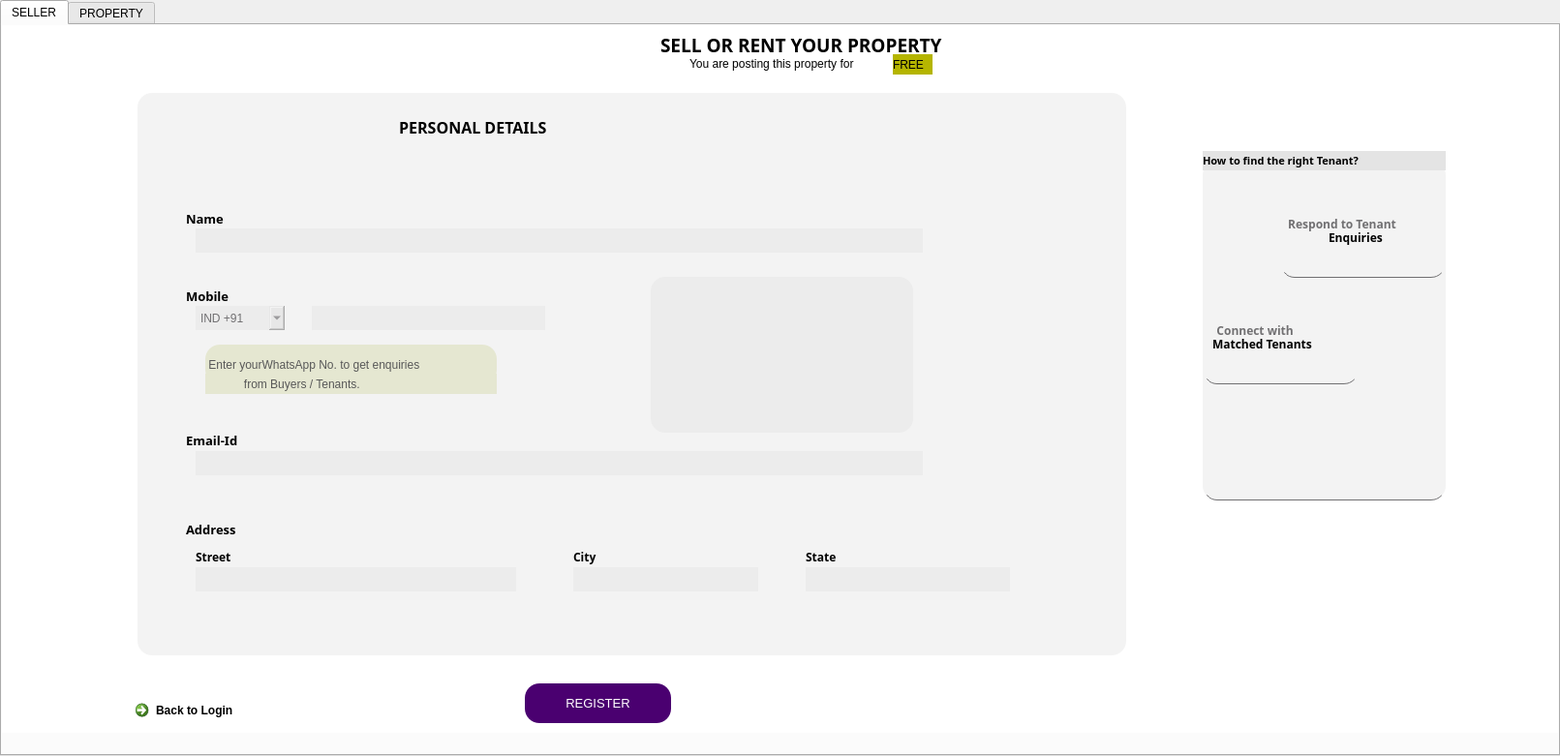
<?xml version="1.0" encoding="UTF-8"?>
<ui version="4.0">
 <class>TabWidget</class>
 <widget class="QTabWidget" name="TabWidget">
  <property name="geometry">
   <rect>
    <x>0</x>
    <y>0</y>
    <width>1611</width>
    <height>781</height>
   </rect>
  </property>
  <property name="windowTitle">
   <string>TabWidget</string>
  </property>
  <property name="tabShape">
   <enum>QTabWidget::Rounded</enum>
  </property>
  <property name="currentIndex">
   <number>0</number>
  </property>
  <widget class="QWidget" name="SELLER">
   <attribute name="title">
    <string>SELLER</string>
   </attribute>
   <widget class="QLabel" name="label">
    <property name="geometry">
     <rect>
      <x>0</x>
      <y>0</y>
      <width>1671</width>
      <height>731</height>
     </rect>
    </property>
    <property name="styleSheet">
     <string notr="true">background:#fff;</string>
    </property>
    <property name="text">
     <string/>
    </property>
   </widget>
   <widget class="QLabel" name="label_2">
    <property name="geometry">
     <rect>
      <x>370</x>
      <y>140</y>
      <width>191</width>
      <height>161</height>
     </rect>
    </property>
    <property name="styleSheet">
     <string notr="true">background:url(:/form/Downloads/WhatsApp Image 2023-04-03 at 12.59.14.jpeg)</string>
    </property>
    <property name="text">
     <string/>
    </property>
    <property name="pixmap">
     <pixmap>:/form/Downloads/WhatsApp Image 2023-04-03 at 12.59.14.jpeg</pixmap>
    </property>
    <property name="scaledContents">
     <bool>true</bool>
    </property>
   </widget>
   <widget class="QLabel" name="label_4">
    <property name="geometry">
     <rect>
      <x>1240</x>
      <y>140</y>
      <width>251</width>
      <height>351</height>
     </rect>
    </property>
    <property name="styleSheet">
     <string notr="true">QLabel{

background:rgb(225, 225, 225,100);
border:none;
color:#717072;
border-bottom:1px solid #717072;
border-radius:15%;
}</string>
    </property>
    <property name="text">
     <string/>
    </property>
   </widget>
   <widget class="QLineEdit" name="lineEdit">
    <property name="geometry">
     <rect>
      <x>1320</x>
      <y>150</y>
      <width>171</width>
      <height>111</height>
     </rect>
    </property>
    <property name="font">
     <font>
      <family>Myanmar Text</family>
      <pointsize>9</pointsize>
      <weight>75</weight>
      <bold>true</bold>
     </font>
    </property>
    <property name="styleSheet">
     <string notr="true">QLineEdit
{
background:transparent;
border:none;
color:#717072;
border-bottom:1px solid #717072;
border-radius:15%;
}</string>
    </property>
    <property name="text">
     <string>  Respond to Tenant</string>
    </property>
   </widget>
   <widget class="QLineEdit" name="lineEdit_2">
    <property name="geometry">
     <rect>
      <x>1240</x>
      <y>260</y>
      <width>161</width>
      <height>111</height>
     </rect>
    </property>
    <property name="font">
     <font>
      <family>Myanmar Text</family>
      <pointsize>9</pointsize>
      <weight>75</weight>
      <bold>true</bold>
     </font>
    </property>
    <property name="styleSheet">
     <string notr="true">QLineEdit
{
background:transparent;
border:none;
color:#717072;
border-bottom:1px solid #717072;
border-radius:15%;
}</string>
    </property>
    <property name="text">
     <string>    Connect with </string>
    </property>
   </widget>
   <widget class="QLabel" name="label_5">
    <property name="geometry">
     <rect>
      <x>680</x>
      <y>0</y>
      <width>491</width>
      <height>41</height>
     </rect>
    </property>
    <property name="font">
     <font>
      <family>Myanmar Text</family>
      <pointsize>14</pointsize>
      <weight>75</weight>
      <bold>true</bold>
     </font>
    </property>
    <property name="text">
     <string>SELL OR RENT YOUR PROPERTY</string>
    </property>
   </widget>
   <widget class="QLabel" name="label_6">
    <property name="geometry">
     <rect>
      <x>710</x>
      <y>30</y>
      <width>321</width>
      <height>19</height>
     </rect>
    </property>
    <property name="text">
     <string>You are posting this property for </string>
    </property>
   </widget>
   <widget class="QLabel" name="label_7">
    <property name="geometry">
     <rect>
      <x>920</x>
      <y>30</y>
      <width>41</width>
      <height>21</height>
     </rect>
    </property>
    <property name="styleSheet">
     <string notr="true">QLabel{
background:rgb(181, 181, 0);
border-radius:15%;
}</string>
    </property>
    <property name="text">
     <string>FREE</string>
    </property>
   </widget>
   <widget class="QLabel" name="label_11">
    <property name="geometry">
     <rect>
      <x>210</x>
      <y>330</y>
      <width>301</width>
      <height>41</height>
     </rect>
    </property>
    <property name="styleSheet">
     <string notr="true">QLabel{
background:rgb(232, 235, 199);
border-radius:15%;
}</string>
    </property>
    <property name="text">
     <string> Enter yourWhatsApp No. to get enquiries</string>
    </property>
   </widget>
   <widget class="QLabel" name="label_12">
    <property name="geometry">
     <rect>
      <x>210</x>
      <y>360</y>
      <width>301</width>
      <height>21</height>
     </rect>
    </property>
    <property name="styleSheet">
     <string notr="true">QLabel{
background:rgb(232, 235, 199)
}</string>
    </property>
    <property name="text">
     <string>            from Buyers / Tenants.</string>
    </property>
   </widget>
   <widget class="QPushButton" name="pushButton">
    <property name="geometry">
     <rect>
      <x>540</x>
      <y>680</y>
      <width>151</width>
      <height>41</height>
     </rect>
    </property>
    <property name="font">
     <font>
      <pointsize>10</pointsize>
      <weight>50</weight>
      <bold>false</bold>
     </font>
    </property>
    <property name="styleSheet">
     <string notr="true">QPushButton{
background:rgb(74, 0, 112);
border-radius:15%;
color:#fff;
}
QPushButton:hover{
background:rgb(156, 78, 234);
border-radius:15%;
}
</string>
    </property>
    <property name="text">
     <string>REGISTER</string>
    </property>
   </widget>
   <widget class="QCommandLinkButton" name="commandLinkButton">
    <property name="geometry">
     <rect>
      <x>130</x>
      <y>690</y>
      <width>161</width>
      <height>41</height>
     </rect>
    </property>
    <property name="styleSheet">
     <string notr="true">QCommandLineButton{
font-size:15px;
text-color:rgb(75, 150, 225);
}</string>
    </property>
    <property name="text">
     <string>Back to Login</string>
    </property>
   </widget>
   <widget class="QLabel" name="label_16">
    <property name="geometry">
     <rect>
      <x>1250</x>
      <y>170</y>
      <width>61</width>
      <height>81</height>
     </rect>
    </property>
    <property name="styleSheet">
     <string notr="true">background:url(:/Downloads/customer-service.png)</string>
    </property>
    <property name="text">
     <string/>
    </property>
    <property name="pixmap">
     <pixmap>:/Downloads/customer-service.png</pixmap>
    </property>
    <property name="scaledContents">
     <bool>true</bool>
    </property>
   </widget>
   <widget class="QLabel" name="label_17">
    <property name="geometry">
     <rect>
      <x>1420</x>
      <y>270</y>
      <width>61</width>
      <height>81</height>
     </rect>
    </property>
    <property name="styleSheet">
     <string notr="true">background:url(:/Downloads/profile.png)</string>
    </property>
    <property name="text">
     <string/>
    </property>
    <property name="pixmap">
     <pixmap>:/Downloads/profile.png</pixmap>
    </property>
    <property name="scaledContents">
     <bool>true</bool>
    </property>
   </widget>
   <widget class="QLabel" name="label_18">
    <property name="geometry">
     <rect>
      <x>1240</x>
      <y>130</y>
      <width>251</width>
      <height>20</height>
     </rect>
    </property>
    <property name="font">
     <font>
      <family>Myanmar Text</family>
      <pointsize>8</pointsize>
      <weight>75</weight>
      <bold>true</bold>
     </font>
    </property>
    <property name="styleSheet">
     <string notr="true">background:rgb(228, 228, 228);</string>
    </property>
    <property name="text">
     <string>How to find the right Tenant?</string>
    </property>
   </widget>
   <widget class="QLabel" name="label_19">
    <property name="geometry">
     <rect>
      <x>1310</x>
      <y>410</y>
      <width>61</width>
      <height>51</height>
     </rect>
    </property>
    <property name="styleSheet">
     <string notr="true">background:url(:/newPrefix/Downloads/signboard.png)</string>
    </property>
    <property name="text">
     <string/>
    </property>
    <property name="pixmap">
     <pixmap>:/newPrefix/Downloads/signboard.png</pixmap>
    </property>
    <property name="scaledContents">
     <bool>true</bool>
    </property>
   </widget>
   <widget class="QLabel" name="label_20">
    <property name="geometry">
     <rect>
      <x>1370</x>
      <y>400</y>
      <width>71</width>
      <height>71</height>
     </rect>
    </property>
    <property name="styleSheet">
     <string notr="true">background:url(:/form/Downloads/present.png)</string>
    </property>
    <property name="text">
     <string/>
    </property>
    <property name="pixmap">
     <pixmap>:/form/Downloads/present.png</pixmap>
    </property>
    <property name="scaledContents">
     <bool>true</bool>
    </property>
   </widget>
   <widget class="QLabel" name="label_21">
    <property name="geometry">
     <rect>
      <x>1370</x>
      <y>210</y>
      <width>81</width>
      <height>19</height>
     </rect>
    </property>
    <property name="font">
     <font>
      <family>Myanmar Text</family>
      <pointsize>9</pointsize>
      <weight>75</weight>
      <bold>true</bold>
     </font>
    </property>
    <property name="text">
     <string>Enquiries</string>
    </property>
   </widget>
   <widget class="QLabel" name="label_22">
    <property name="geometry">
     <rect>
      <x>1250</x>
      <y>320</y>
      <width>141</width>
      <height>19</height>
     </rect>
    </property>
    <property name="font">
     <font>
      <family>Myanmar Text</family>
      <weight>75</weight>
      <bold>true</bold>
     </font>
    </property>
    <property name="text">
     <string>Matched Tenants</string>
    </property>
   </widget>
   <widget class="QLabel" name="label_38">
    <property name="geometry">
     <rect>
      <x>140</x>
      <y>70</y>
      <width>1021</width>
      <height>581</height>
     </rect>
    </property>
    <property name="font">
     <font>
      <family>Myanmar Text</family>
      <pointsize>10</pointsize>
      <weight>75</weight>
      <bold>true</bold>
     </font>
    </property>
    <property name="styleSheet">
     <string notr="true">QLabel
{
background:rgb(225, 225, 225,100);
border:none;
color:#717072;

border-radius:15%;
}</string>
    </property>
    <property name="text">
     <string/>
    </property>
   </widget>
   <widget class="QLabel" name="label_41">
    <property name="geometry">
     <rect>
      <x>190</x>
      <y>190</y>
      <width>68</width>
      <height>19</height>
     </rect>
    </property>
    <property name="font">
     <font>
      <family>Myanmar Text</family>
      <pointsize>10</pointsize>
      <weight>75</weight>
      <bold>true</bold>
     </font>
    </property>
    <property name="text">
     <string>Name</string>
    </property>
   </widget>
   <widget class="QLineEdit" name="lineEdit_5">
    <property name="geometry">
     <rect>
      <x>200</x>
      <y>210</y>
      <width>751</width>
      <height>25</height>
     </rect>
    </property>
    <property name="styleSheet">
     <string notr="true">QLineEdit
{
background:rgb(225, 225, 225,100);
border:none;
color:#717072;

border-radius:15%;
}</string>
    </property>
   </widget>
   <widget class="QLabel" name="label_10">
    <property name="geometry">
     <rect>
      <x>190</x>
      <y>270</y>
      <width>68</width>
      <height>19</height>
     </rect>
    </property>
    <property name="font">
     <font>
      <family>Myanmar Text</family>
      <pointsize>10</pointsize>
      <weight>75</weight>
      <bold>true</bold>
     </font>
    </property>
    <property name="text">
     <string>Mobile</string>
    </property>
   </widget>
   <widget class="QComboBox" name="comboBox">
    <property name="geometry">
     <rect>
      <x>200</x>
      <y>290</y>
      <width>92</width>
      <height>25</height>
     </rect>
    </property>
    <property name="styleSheet">
     <string notr="true">QComboBox
{
background:rgb(225, 225, 225,100);
border:none;
color:#717072;

border-radius:15%;
}</string>
    </property>
    <item>
     <property name="text">
      <string>IND +91</string>
     </property>
    </item>
   </widget>
   <widget class="QLineEdit" name="lineEdit_6">
    <property name="geometry">
     <rect>
      <x>320</x>
      <y>290</y>
      <width>241</width>
      <height>25</height>
     </rect>
    </property>
    <property name="styleSheet">
     <string notr="true">QLineEdit
{
background:rgb(225, 225, 225,100);
border:none;
color:#717072;

border-radius:15%;
}</string>
    </property>
   </widget>
   <widget class="QLabel" name="label_13">
    <property name="geometry">
     <rect>
      <x>190</x>
      <y>418</y>
      <width>91</width>
      <height>21</height>
     </rect>
    </property>
    <property name="font">
     <font>
      <family>Myanmar Text</family>
      <pointsize>10</pointsize>
      <weight>75</weight>
      <bold>true</bold>
     </font>
    </property>
    <property name="text">
     <string>Email-Id</string>
    </property>
   </widget>
   <widget class="QLineEdit" name="lineEdit_14">
    <property name="geometry">
     <rect>
      <x>200</x>
      <y>440</y>
      <width>751</width>
      <height>25</height>
     </rect>
    </property>
    <property name="styleSheet">
     <string notr="true">QLineEdit
{
background:rgb(225, 225, 225,100);
border:none;
color:#717072;

border-radius:15%;
}</string>
    </property>
   </widget>
   <widget class="QLabel" name="label_14">
    <property name="geometry">
     <rect>
      <x>190</x>
      <y>510</y>
      <width>81</width>
      <height>21</height>
     </rect>
    </property>
    <property name="font">
     <font>
      <family>Myanmar Text</family>
      <pointsize>10</pointsize>
      <weight>75</weight>
      <bold>true</bold>
     </font>
    </property>
    <property name="text">
     <string>Address</string>
    </property>
   </widget>
   <widget class="QLineEdit" name="lineEdit_15">
    <property name="geometry">
     <rect>
      <x>200</x>
      <y>560</y>
      <width>331</width>
      <height>25</height>
     </rect>
    </property>
    <property name="styleSheet">
     <string notr="true">QLineEdit
{
background:rgb(225, 225, 225,100);
border:none;
color:#717072;

border-radius:15%;
}</string>
    </property>
   </widget>
   <widget class="QLabel" name="label_42">
    <property name="geometry">
     <rect>
      <x>200</x>
      <y>540</y>
      <width>68</width>
      <height>19</height>
     </rect>
    </property>
    <property name="font">
     <font>
      <family>Myanmar Text</family>
      <pointsize>9</pointsize>
      <weight>75</weight>
      <bold>true</bold>
     </font>
    </property>
    <property name="text">
     <string>Street</string>
    </property>
   </widget>
   <widget class="QLabel" name="label_43">
    <property name="geometry">
     <rect>
      <x>590</x>
      <y>540</y>
      <width>68</width>
      <height>19</height>
     </rect>
    </property>
    <property name="font">
     <font>
      <family>Myanmar Text</family>
      <pointsize>9</pointsize>
      <weight>75</weight>
      <bold>true</bold>
     </font>
    </property>
    <property name="text">
     <string>City</string>
    </property>
   </widget>
   <widget class="QLineEdit" name="lineEdit_16">
    <property name="geometry">
     <rect>
      <x>590</x>
      <y>560</y>
      <width>191</width>
      <height>25</height>
     </rect>
    </property>
    <property name="styleSheet">
     <string notr="true">QLineEdit
{
background:rgb(225, 225, 225,100);
border:none;
color:#717072;

border-radius:15%;
}</string>
    </property>
   </widget>
   <widget class="QLabel" name="label_44">
    <property name="geometry">
     <rect>
      <x>830</x>
      <y>540</y>
      <width>68</width>
      <height>19</height>
     </rect>
    </property>
    <property name="font">
     <font>
      <family>Myanmar Text</family>
      <pointsize>9</pointsize>
      <weight>75</weight>
      <bold>true</bold>
     </font>
    </property>
    <property name="text">
     <string>State</string>
    </property>
   </widget>
   <widget class="QLineEdit" name="lineEdit_17">
    <property name="geometry">
     <rect>
      <x>830</x>
      <y>560</y>
      <width>211</width>
      <height>25</height>
     </rect>
    </property>
    <property name="styleSheet">
     <string notr="true">QLineEdit
{
background:rgb(225, 225, 225,100);
border:none;
color:#717072;

border-radius:15%;
}</string>
    </property>
   </widget>
   <widget class="QLabel" name="label_8">
    <property name="geometry">
     <rect>
      <x>140</x>
      <y>90</y>
      <width>1021</width>
      <height>31</height>
     </rect>
    </property>
    <property name="font">
     <font>
      <family>Myanmar Text</family>
      <pointsize>12</pointsize>
      <weight>75</weight>
      <bold>true</bold>
     </font>
    </property>
    <property name="text">
     <string>                                                                 PERSONAL DETAILS</string>
    </property>
   </widget>
   <widget class="QLabel" name="label_15">
    <property name="geometry">
     <rect>
      <x>670</x>
      <y>260</y>
      <width>271</width>
      <height>161</height>
     </rect>
    </property>
    <property name="styleSheet">
     <string notr="true">QLabel
{
background:rgb(225, 225, 225,100);


border-radius:15%;
}</string>
    </property>
    <property name="text">
     <string/>
    </property>
    <property name="pixmap">
     <pixmap>:/form/Downloads/WhatsApp Image 2023-04-03 at 12.59.14.jpeg</pixmap>
    </property>
    <property name="scaledContents">
     <bool>true</bool>
    </property>
   </widget>
  </widget>
  <widget class="QWidget" name="PROPERTY">
   <attribute name="title">
    <string>PROPERTY</string>
   </attribute>
   <widget class="QLabel" name="label_24">
    <property name="geometry">
     <rect>
      <x>-10</x>
      <y>-10</y>
      <width>1641</width>
      <height>751</height>
     </rect>
    </property>
    <property name="font">
     <font>
      <pointsize>9</pointsize>
      <weight>75</weight>
      <bold>true</bold>
     </font>
    </property>
    <property name="styleSheet">
     <string notr="true">background:url(:/newPrefix/Downloads/WhatsApp Image 2023-04-03 at 12.52.18.jpeg)</string>
    </property>
    <property name="text">
     <string/>
    </property>
    <property name="pixmap">
     <pixmap>:/newPrefix/Downloads/WhatsApp Image 2023-04-03 at 12.52.18.jpeg</pixmap>
    </property>
    <property name="scaledContents">
     <bool>true</bool>
    </property>
   </widget>
   <widget class="QLabel" name="label_25">
    <property name="geometry">
     <rect>
      <x>1220</x>
      <y>100</y>
      <width>381</width>
      <height>91</height>
     </rect>
    </property>
    <property name="styleSheet">
     <string notr="true">QLabel
{
background:rgb(225, 225, 225,100);
border:none;
color:#717072;
border-bottom:1px solid #717072;
border-radius:15%;
}</string>
    </property>
    <property name="text">
     <string>            100% complete listing gets you more leads</string>
    </property>
   </widget>
   <widget class="QLabel" name="label_26">
    <property name="geometry">
     <rect>
      <x>1220</x>
      <y>120</y>
      <width>61</width>
      <height>61</height>
     </rect>
    </property>
    <property name="styleSheet">
     <string notr="true">background:url(:/house/Downloads/icons8-list-64.png)</string>
    </property>
    <property name="text">
     <string/>
    </property>
   </widget>
   <widget class="QLineEdit" name="lineEdit_7">
    <property name="geometry">
     <rect>
      <x>1220</x>
      <y>100</y>
      <width>381</width>
      <height>25</height>
     </rect>
    </property>
    <property name="styleSheet">
     <string notr="true">QLineEdit
{
background:rgb(225, 225, 225,100);
border:none;

text-color:black;

border-radius:15%;
}</string>
    </property>
    <property name="text">
     <string>Listing Completeness</string>
    </property>
   </widget>
   <widget class="QLabel" name="label_27">
    <property name="geometry">
     <rect>
      <x>50</x>
      <y>50</y>
      <width>1131</width>
      <height>591</height>
     </rect>
    </property>
    <property name="font">
     <font>
      <family>Myanmar Text</family>
      <pointsize>9</pointsize>
      <weight>75</weight>
      <bold>true</bold>
     </font>
    </property>
    <property name="styleSheet">
     <string notr="true">QPushButton
{
background:rgb(225, 225, 225,100);
border:none;
color:#717072;
border-bottom:1px solid #717072;
border-radius:15%;
}
QPushButton:hover
{   
  background-color: qlineargradient(spread:pad, x1:0, y1:0.505682, x2:1, y2:0.477, stop:0 rgba(40, 67, 98, 219), stop:1 rgba(105, 118, 132, 226));
}
QPushButton:pressed
{  padding-left:5px;
  padding-top:5px;
  background-color:rgba(105, 118, 132, 200);
}
QLabel
{
background:rgb(225, 225, 225,100);
border:none;
color:#717072;
border-radius:15%;
}</string>
    </property>
    <property name="text">
     <string/>
    </property>
   </widget>
   <widget class="QLineEdit" name="lineEdit_8">
    <property name="geometry">
     <rect>
      <x>50</x>
      <y>50</y>
      <width>1131</width>
      <height>41</height>
     </rect>
    </property>
    <property name="font">
     <font>
      <family>Myanmar Text</family>
      <pointsize>12</pointsize>
      <weight>75</weight>
      <bold>true</bold>
     </font>
    </property>
    <property name="styleSheet">
     <string notr="true">QLineEdit
{
background:rgb(225, 225, 225,100);
border:none;
color:black;

border-radius:15%;
}</string>
    </property>
    <property name="text">
     <string>                                                                      UPLOAD PROPERTY DETAILS</string>
    </property>
   </widget>
   <widget class="QPushButton" name="pushButton_4">
    <property name="geometry">
     <rect>
      <x>110</x>
      <y>280</y>
      <width>112</width>
      <height>34</height>
     </rect>
    </property>
    <property name="styleSheet">
     <string notr="true">QPushButton{
background:rgb(74, 0, 112);
border-radius:15%;
color:#fff;
}
QPushButton:hover{
background:rgb(156, 78, 234);
border-radius:15%;
}
QPushButton:pressed{  padding-left:5px;
  padding-top:5px;
  background-color:rgba(105, 118, 132, 200);
}</string>
    </property>
    <property name="text">
     <string>Apartment</string>
    </property>
   </widget>
   <widget class="QPushButton" name="pushButton_5">
    <property name="geometry">
     <rect>
      <x>230</x>
      <y>280</y>
      <width>151</width>
      <height>34</height>
     </rect>
    </property>
    <property name="styleSheet">
     <string notr="true">QPushButton{
background:rgb(74, 0, 112);
border-radius:15%;
color:#fff;
}
QPushButton:hover{
background:rgb(156, 78, 234);
border-radius:15%;
}
QPushButton:pressed{  padding-left:5px;
  padding-top:5px;
  background-color:rgba(105, 118, 132, 200);
}</string>
    </property>
    <property name="text">
     <string>Independent Floor</string>
    </property>
   </widget>
   <widget class="QPushButton" name="pushButton_6">
    <property name="geometry">
     <rect>
      <x>790</x>
      <y>280</y>
      <width>112</width>
      <height>34</height>
     </rect>
    </property>
    <property name="styleSheet">
     <string notr="true">QPushButton{
background:rgb(74, 0, 112);
border-radius:15%;
color:#fff;
}
QPushButton:hover{
background:rgb(156, 78, 234);
border-radius:15%;
}
QPushButton:pressed{  padding-left:5px;
  padding-top:5px;
  background-color:rgba(105, 118, 132, 200);
}</string>
    </property>
    <property name="text">
     <string>Others</string>
    </property>
   </widget>
   <widget class="QPushButton" name="pushButton_7">
    <property name="geometry">
     <rect>
      <x>390</x>
      <y>280</y>
      <width>151</width>
      <height>34</height>
     </rect>
    </property>
    <property name="styleSheet">
     <string notr="true">QPushButton{
background:rgb(74, 0, 112);
border-radius:15%;
color:#fff;
}
QPushButton:hover{
background:rgb(156, 78, 234);
border-radius:15%;
}
QPushButton:pressed{  padding-left:5px;
  padding-top:5px;
  background-color:rgba(105, 118, 132, 200);
}</string>
    </property>
    <property name="text">
     <string>Independent House</string>
    </property>
   </widget>
   <widget class="QPushButton" name="pushButton_8">
    <property name="geometry">
     <rect>
      <x>550</x>
      <y>280</y>
      <width>112</width>
      <height>34</height>
     </rect>
    </property>
    <property name="styleSheet">
     <string notr="true">QPushButton{
background:rgb(74, 0, 112);
border-radius:15%;
color:#fff;
}
QPushButton:hover{
background:rgb(156, 78, 234);
border-radius:15%;
}
QPushButton:pressed{  padding-left:5px;
  padding-top:5px;
  background-color:rgba(105, 118, 132, 200);
}</string>
    </property>
    <property name="text">
     <string>Villa</string>
    </property>
   </widget>
   <widget class="QPushButton" name="pushButton_9">
    <property name="geometry">
     <rect>
      <x>670</x>
      <y>280</y>
      <width>112</width>
      <height>34</height>
     </rect>
    </property>
    <property name="styleSheet">
     <string notr="true">QPushButton{
background:rgb(74, 0, 112);
border-radius:15%;
color:#fff;
}
QPushButton:hover{
background:rgb(156, 78, 234);
border-radius:15%;
}
QPushButton:pressed{  padding-left:5px;
  padding-top:5px;
  background-color:rgba(105, 118, 132, 200);
}</string>
    </property>
    <property name="text">
     <string>Plot</string>
    </property>
   </widget>
   <widget class="QPushButton" name="pushButton_10">
    <property name="geometry">
     <rect>
      <x>110</x>
      <y>370</y>
      <width>112</width>
      <height>34</height>
     </rect>
    </property>
    <property name="styleSheet">
     <string notr="true">QPushButton{
background:rgb(74, 0, 112);
border-radius:15%;
color:#fff;
}
QPushButton:hover{
background:rgb(156, 78, 234);
border-radius:15%;
}
QPushButton:pressed{  padding-left:5px;
  padding-top:5px;
  background-color:rgba(105, 118, 132, 200);
}</string>
    </property>
    <property name="text">
     <string>1BHK</string>
    </property>
   </widget>
   <widget class="QPushButton" name="pushButton_11">
    <property name="geometry">
     <rect>
      <x>230</x>
      <y>370</y>
      <width>112</width>
      <height>34</height>
     </rect>
    </property>
    <property name="styleSheet">
     <string notr="true">QPushButton{
background:rgb(74, 0, 112);
border-radius:15%;
color:#fff;
}
QPushButton:hover{
background:rgb(156, 78, 234);
border-radius:15%;
}
QPushButton:pressed{  padding-left:5px;
  padding-top:5px;
  background-color:rgba(105, 118, 132, 200);
}</string>
    </property>
    <property name="text">
     <string>2BHK</string>
    </property>
   </widget>
   <widget class="QPushButton" name="pushButton_12">
    <property name="geometry">
     <rect>
      <x>350</x>
      <y>370</y>
      <width>112</width>
      <height>34</height>
     </rect>
    </property>
    <property name="styleSheet">
     <string notr="true">QPushButton{
background:rgb(74, 0, 112);
border-radius:15%;
color:#fff;
}
QPushButton:hover{
background:rgb(156, 78, 234);
border-radius:15%;
}
QPushButton:pressed{  padding-left:5px;
  padding-top:5px;
  background-color:rgba(105, 118, 132, 200);
}</string>
    </property>
    <property name="text">
     <string>3BHK</string>
    </property>
   </widget>
   <widget class="QPushButton" name="pushButton_13">
    <property name="geometry">
     <rect>
      <x>470</x>
      <y>370</y>
      <width>112</width>
      <height>34</height>
     </rect>
    </property>
    <property name="styleSheet">
     <string notr="true">QPushButton{
background:rgb(74, 0, 112);
border-radius:15%;
color:#fff;
}
QPushButton:hover{
background:rgb(156, 78, 234);
border-radius:15%;
}
QPushButton:pressed{  padding-left:5px;
  padding-top:5px;
  background-color:rgba(105, 118, 132, 200);
}</string>
    </property>
    <property name="text">
     <string>4+BHk</string>
    </property>
   </widget>
   <widget class="QLineEdit" name="lineEdit_9">
    <property name="geometry">
     <rect>
      <x>120</x>
      <y>560</y>
      <width>421</width>
      <height>25</height>
     </rect>
    </property>
    <property name="styleSheet">
     <string notr="true">QLineEdit
{
background:rgb(225, 225, 225,100);
border:none;
color:#717072;
border-bottom:1px solid #717072;
border-radius:15%;
}</string>
    </property>
    <property name="text">
     <string>Street</string>
    </property>
   </widget>
   <widget class="QLineEdit" name="lineEdit_10">
    <property name="geometry">
     <rect>
      <x>570</x>
      <y>560</y>
      <width>331</width>
      <height>25</height>
     </rect>
    </property>
    <property name="styleSheet">
     <string notr="true">QLineEdit
{
background:rgb(225, 225, 225,100);
border:none;
color:#717072;
border-bottom:1px solid #717072;
border-radius:15%;
}</string>
    </property>
    <property name="text">
     <string>Area</string>
    </property>
   </widget>
   <widget class="QComboBox" name="comboBox_2">
    <property name="geometry">
     <rect>
      <x>760</x>
      <y>370</y>
      <width>92</width>
      <height>25</height>
     </rect>
    </property>
    <property name="styleSheet">
     <string notr="true">QComboBox
{
background:rgb(225, 225, 225,100);
border:none;
color:#717072;
border-bottom:1px solid #717072;
border-radius:15%;
}</string>
    </property>
    <item>
     <property name="text">
      <string>2001</string>
     </property>
    </item>
    <item>
     <property name="text">
      <string>2002</string>
     </property>
    </item>
    <item>
     <property name="text">
      <string>2003</string>
     </property>
    </item>
    <item>
     <property name="text">
      <string>2004</string>
     </property>
    </item>
    <item>
     <property name="text">
      <string>2005</string>
     </property>
    </item>
    <item>
     <property name="text">
      <string>2006</string>
     </property>
    </item>
    <item>
     <property name="text">
      <string>2007</string>
     </property>
    </item>
    <item>
     <property name="text">
      <string>2008</string>
     </property>
    </item>
    <item>
     <property name="text">
      <string>2009</string>
     </property>
    </item>
    <item>
     <property name="text">
      <string>2010</string>
     </property>
    </item>
    <item>
     <property name="text">
      <string>2011</string>
     </property>
    </item>
    <item>
     <property name="text">
      <string>2012</string>
     </property>
    </item>
    <item>
     <property name="text">
      <string>2013</string>
     </property>
    </item>
    <item>
     <property name="text">
      <string>2014</string>
     </property>
    </item>
    <item>
     <property name="text">
      <string>2015</string>
     </property>
    </item>
    <item>
     <property name="text">
      <string>2016</string>
     </property>
    </item>
    <item>
     <property name="text">
      <string>2017</string>
     </property>
    </item>
    <item>
     <property name="text">
      <string>2018</string>
     </property>
    </item>
    <item>
     <property name="text">
      <string>2019</string>
     </property>
    </item>
    <item>
     <property name="text">
      <string>2020</string>
     </property>
    </item>
    <item>
     <property name="text">
      <string>2021</string>
     </property>
    </item>
    <item>
     <property name="text">
      <string>2022</string>
     </property>
    </item>
    <item>
     <property name="text">
      <string>2023</string>
     </property>
    </item>
   </widget>
   <widget class="QLineEdit" name="lineEdit_12">
    <property name="geometry">
     <rect>
      <x>110</x>
      <y>450</y>
      <width>461</width>
      <height>25</height>
     </rect>
    </property>
    <property name="styleSheet">
     <string notr="true">QLineEdit
{
background:rgb(225, 225, 225,100);
border:none;
color:#717072;

border-radius:15%;
}</string>
    </property>
    <property name="text">
     <string>Selling Price</string>
    </property>
   </widget>
   <widget class="QLabel" name="label_28">
    <property name="geometry">
     <rect>
      <x>100</x>
      <y>170</y>
      <width>91</width>
      <height>19</height>
     </rect>
    </property>
    <property name="font">
     <font>
      <family>Myanmar Text</family>
      <pointsize>9</pointsize>
      <weight>75</weight>
      <bold>true</bold>
     </font>
    </property>
    <property name="text">
     <string>I want to..</string>
    </property>
   </widget>
   <widget class="QLabel" name="label_29">
    <property name="geometry">
     <rect>
      <x>100</x>
      <y>250</y>
      <width>131</width>
      <height>19</height>
     </rect>
    </property>
    <property name="font">
     <font>
      <family>Myanmar Text</family>
      <pointsize>9</pointsize>
      <weight>75</weight>
      <bold>true</bold>
     </font>
    </property>
    <property name="text">
     <string>Property type</string>
    </property>
   </widget>
   <widget class="QLabel" name="label_30">
    <property name="geometry">
     <rect>
      <x>100</x>
      <y>340</y>
      <width>68</width>
      <height>20</height>
     </rect>
    </property>
    <property name="font">
     <font>
      <family>Myanmar Text</family>
      <pointsize>9</pointsize>
      <weight>75</weight>
      <bold>true</bold>
     </font>
    </property>
    <property name="text">
     <string>Size</string>
    </property>
   </widget>
   <widget class="QLabel" name="label_31">
    <property name="geometry">
     <rect>
      <x>750</x>
      <y>350</y>
      <width>191</width>
      <height>19</height>
     </rect>
    </property>
    <property name="font">
     <font>
      <family>Myanmar Text</family>
      <pointsize>9</pointsize>
      <weight>75</weight>
      <bold>true</bold>
     </font>
    </property>
    <property name="text">
     <string>Year of Construction</string>
    </property>
   </widget>
   <widget class="QLabel" name="label_32">
    <property name="geometry">
     <rect>
      <x>120</x>
      <y>540</y>
      <width>101</width>
      <height>19</height>
     </rect>
    </property>
    <property name="font">
     <font>
      <family>Myanmar Text</family>
      <pointsize>9</pointsize>
      <weight>75</weight>
      <bold>true</bold>
     </font>
    </property>
    <property name="text">
     <string>Address Line1</string>
    </property>
   </widget>
   <widget class="QLabel" name="label_33">
    <property name="geometry">
     <rect>
      <x>570</x>
      <y>540</y>
      <width>101</width>
      <height>19</height>
     </rect>
    </property>
    <property name="font">
     <font>
      <family>Myanmar Text</family>
      <pointsize>9</pointsize>
      <weight>75</weight>
      <bold>true</bold>
     </font>
    </property>
    <property name="text">
     <string>Address Line2</string>
    </property>
   </widget>
   <widget class="QPushButton" name="pushButton_14">
    <property name="geometry">
     <rect>
      <x>530</x>
      <y>660</y>
      <width>201</width>
      <height>41</height>
     </rect>
    </property>
    <property name="font">
     <font>
      <pointsize>11</pointsize>
      <weight>75</weight>
      <bold>true</bold>
     </font>
    </property>
    <property name="styleSheet">
     <string notr="true">QPushButton{
background:rgb(74, 0, 112);
border-radius:15%;
color:#fff;
}
QPushButton:hover{
background:rgb(156, 78, 234);
border-radius:15%;
}
QPushButton:pressed{  padding-left:5px;
  padding-top:5px;
  background-color:rgba(105, 118, 132, 200);
}</string>
    </property>
    <property name="text">
     <string>UPLOAD</string>
    </property>
   </widget>
   <widget class="QLabel" name="label_35">
    <property name="geometry">
     <rect>
      <x>100</x>
      <y>430</y>
      <width>68</width>
      <height>19</height>
     </rect>
    </property>
    <property name="font">
     <font>
      <family>Myanmar Text</family>
      <pointsize>9</pointsize>
      <weight>75</weight>
      <bold>true</bold>
     </font>
    </property>
    <property name="text">
     <string>Cost</string>
    </property>
   </widget>
   <widget class="QLabel" name="label_36">
    <property name="geometry">
     <rect>
      <x>100</x>
      <y>510</y>
      <width>101</width>
      <height>19</height>
     </rect>
    </property>
    <property name="font">
     <font>
      <family>Myanmar Text</family>
      <pointsize>10</pointsize>
      <weight>75</weight>
      <bold>true</bold>
     </font>
    </property>
    <property name="text">
     <string>Address:</string>
    </property>
   </widget>
   <widget class="QLabel" name="label_37">
    <property name="geometry">
     <rect>
      <x>1220</x>
      <y>240</y>
      <width>371</width>
      <height>351</height>
     </rect>
    </property>
    <property name="styleSheet">
     <string notr="true">QLabel
{
background:rgb(225, 225, 225,100);
border:none;
color:#717072;

border-radius:15%;
}</string>
    </property>
    <property name="text">
     <string>l</string>
    </property>
   </widget>
   <widget class="QLineEdit" name="lineEdit_13">
    <property name="geometry">
     <rect>
      <x>1230</x>
      <y>240</y>
      <width>361</width>
      <height>25</height>
     </rect>
    </property>
    <property name="font">
     <font>
      <weight>75</weight>
      <bold>true</bold>
     </font>
    </property>
    <property name="styleSheet">
     <string notr="true">QLineEdit
{
background:rgb(225, 225, 225,100);
border:none;
color:black;

border-radius:15%;
}</string>
    </property>
    <property name="text">
     <string>UPLOAD IMAGES</string>
    </property>
   </widget>
   <widget class="QLabel" name="label_9">
    <property name="geometry">
     <rect>
      <x>1220</x>
      <y>260</y>
      <width>181</width>
      <height>161</height>
     </rect>
    </property>
    <property name="styleSheet">
     <string notr="true">QLabel
{
background:rgb(225, 225, 225,100);
border:none;
color:black;

border-radius:15%;
}</string>
    </property>
    <property name="text">
     <string>         IMAGE 1</string>
    </property>
   </widget>
   <widget class="QLabel" name="label_39">
    <property name="geometry">
     <rect>
      <x>1220</x>
      <y>420</y>
      <width>181</width>
      <height>171</height>
     </rect>
    </property>
    <property name="styleSheet">
     <string notr="true">QLabel
{
background:rgb(225, 225, 225,100);
border:none;
color:#717072;

border-radius:15%;
}</string>
    </property>
    <property name="text">
     <string>         IMAGE 2</string>
    </property>
   </widget>
   <widget class="QLabel" name="label_40">
    <property name="geometry">
     <rect>
      <x>1407</x>
      <y>268</y>
      <width>181</width>
      <height>141</height>
     </rect>
    </property>
    <property name="text">
     <string>          IMAGE 3</string>
    </property>
   </widget>
   <widget class="QRadioButton" name="radioButton_4">
    <property name="geometry">
     <rect>
      <x>110</x>
      <y>200</y>
      <width>119</width>
      <height>23</height>
     </rect>
    </property>
    <property name="font">
     <font>
      <weight>75</weight>
      <bold>true</bold>
     </font>
    </property>
    <property name="text">
     <string>SELL</string>
    </property>
   </widget>
   <widget class="QRadioButton" name="radioButton_5">
    <property name="geometry">
     <rect>
      <x>250</x>
      <y>200</y>
      <width>119</width>
      <height>23</height>
     </rect>
    </property>
    <property name="font">
     <font>
      <weight>75</weight>
      <bold>true</bold>
     </font>
    </property>
    <property name="text">
     <string>RENT</string>
    </property>
   </widget>
   <widget class="QRadioButton" name="radioButton_6">
    <property name="geometry">
     <rect>
      <x>410</x>
      <y>200</y>
      <width>119</width>
      <height>23</height>
     </rect>
    </property>
    <property name="font">
     <font>
      <weight>75</weight>
      <bold>true</bold>
     </font>
    </property>
    <property name="text">
     <string>BOTH</string>
    </property>
   </widget>
   <widget class="QLineEdit" name="lineEdit_3">
    <property name="geometry">
     <rect>
      <x>600</x>
      <y>450</y>
      <width>451</width>
      <height>25</height>
     </rect>
    </property>
    <property name="styleSheet">
     <string notr="true">QLineEdit
{
background:rgb(225, 225, 225,100);
border:none;
color:#717072;

border-radius:15%;
}</string>
    </property>
    <property name="text">
     <string>Renting Price</string>
    </property>
   </widget>
   <widget class="QLabel" name="label_34">
    <property name="geometry">
     <rect>
      <x>950</x>
      <y>540</y>
      <width>101</width>
      <height>19</height>
     </rect>
    </property>
    <property name="font">
     <font>
      <family>Myanmar Text</family>
      <pointsize>9</pointsize>
      <weight>75</weight>
      <bold>true</bold>
     </font>
    </property>
    <property name="text">
     <string>Address Line3</string>
    </property>
   </widget>
   <widget class="QLineEdit" name="lineEdit_11">
    <property name="geometry">
     <rect>
      <x>910</x>
      <y>560</y>
      <width>261</width>
      <height>25</height>
     </rect>
    </property>
    <property name="styleSheet">
     <string notr="true">QLineEdit
{
background:rgb(225, 225, 225,100);
border:none;
color:#717072;
border-bottom:1px solid #717072;
border-radius:15%;
}</string>
    </property>
    <property name="text">
     <string>Part od DELHI</string>
    </property>
   </widget>
  </widget>
 </widget>
 <resources>
  <include location="form2.qrc"/>
 </resources>
 <connections/>
</ui>
